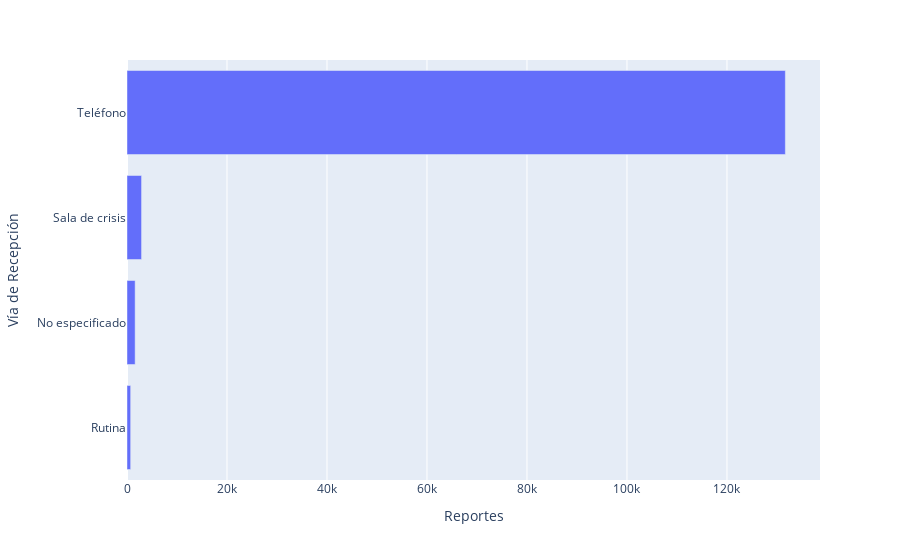

Notebook code cell kept with this figure:
### Markdown cell above
##### 4.5 ¿Through which media was the report done?

### Code cell
# Create dataframe from value counts on "via_recepcion". 
violencia_recepcion = pd.DataFrame(violencia["via_recepcion"].value_counts())

# Filter to top 4 most relevant results.
violencia_recepcion = violencia_recepcion[0:4]
violencia_recepcion = violencia_recepcion.reset_index()
violencia_recepcion.columns = ['Vía de Recepción', 'Reportes']

# Graph.
violencia_recepcion = px.bar(violencia_recepcion, x='Reportes', y='Vía de Recepción', orientation = "h")
violencia_recepcion.update_layout(yaxis={'categoryorder':'total ascending'})
violencia_recepcion.show()

### Figure 1 — Plotly figure (JSON) as saved in the notebook; plotly's stock layout.template omitted (floating-point values rounded to 4 significant figures)
{"data": [{"alignmentgroup": "True", "hovertemplate": "Reportes=%{x}<br>Vía de Recepción=%{y}<extra></extra>", "legendgroup": "", "marker": {"color": "#636efa", "pattern": {"shape": ""}}, "name": "", "offsetgroup": "", "orientation": "h", "showlegend": false, "textposition": "auto", "type": "bar", "x": [131678, 2912, 1629, 733], "xaxis": "x", "y": ["Teléfono", "Sala de crisis", "No especificado", "Rutina"], "yaxis": "y"}], "layout": {"autosize": true, "barmode": "relative", "legend": {"tracegroupgap": 0}, "margin": {"t": 60}, "xaxis": {"anchor": "y", "autorange": true, "domain": [0, 1], "range": [0, 138600.0], "title": {"text": "Reportes"}, "type": "linear"}, "yaxis": {"anchor": "x", "autorange": true, "categoryorder": "total ascending", "domain": [0, 1], "range": [-0.5, 3.5], "title": {"text": "Vía de Recepción"}, "type": "category"}}}
